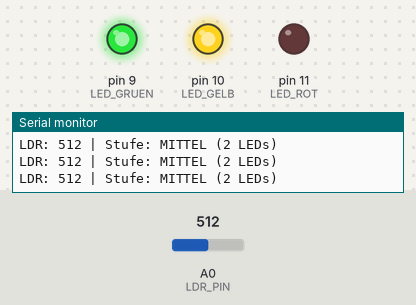
Bench run of a sketch on a simulated Arduino Uno, built with avr-gcc and run on an emulated ATmega328P. Shown: output pins drawn as LEDs (lit = HIGH), the last lines printed to the serial monitor. The test bench sets the inputs (shaded band); at power-on: A0 (LDR_PIN) = 512.

Above: at 1.2 s.
1.3 s: A0 (LDR_PIN) set to 410
2.8 s: A0 (LDR_PIN) set to 387
At 3.9 s:
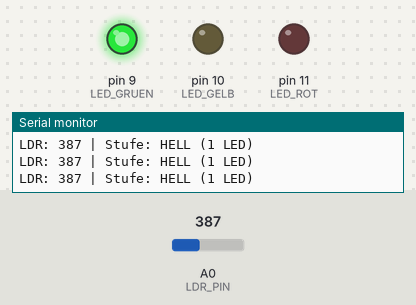
4.5 s: A0 (LDR_PIN) set to 710
At 5.2 s:
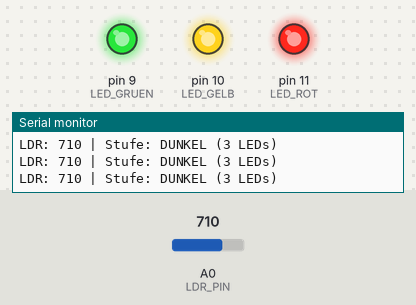
6.0 s: A0 (LDR_PIN) set to 691
At 6.4 s:
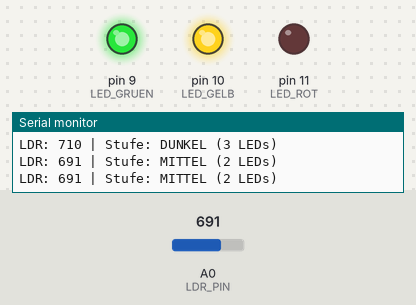
7.5 s: A0 (LDR_PIN) set to 716
At 8.9 s:
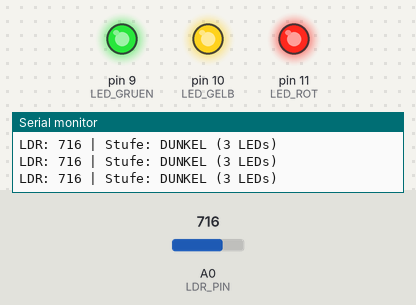
Timing chart, 0 to 10.0 s (numbered marks = the images above; inputs shaded):
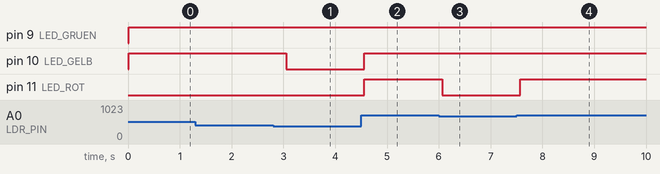

The sketch:

challenge1_stufen.ino
```cpp
// Challenge 1: Helligkeitsstufen mit 3 LEDs
// Zeigt 3 Stufen: dunkel (3 LEDs), mittel (2 LEDs), hell (1 LED)

const int LDR_PIN = A0;       // Lichtsensor an A0
const int LED_GRUEN = 9;      // Gruen = hell (PWM)
const int LED_GELB = 10;      // Gelb = mittel (PWM)
const int LED_ROT = 11;       // Rot = dunkel (PWM)

// Schwellwerte fuer die drei Stufen
const int SCHWELLE_MITTEL = 400;  // Ab hier: mittel dunkel
const int SCHWELLE_DUNKEL = 700;  // Ab hier: sehr dunkel

void setup() {
  pinMode(LED_GRUEN, OUTPUT);
  pinMode(LED_GELB, OUTPUT);
  pinMode(LED_ROT, OUTPUT);

  Serial.begin(9600);
  Serial.println("Lichtsensor Stufenanzeige gestartet!");
  Serial.println("Gruen = hell, Gelb = mittel, Rot = dunkel");
}

void loop() {
  // LDR auslesen (0 = hell, 1023 = dunkel)
  int wert = analogRead(LDR_PIN);

  // Alle LEDs zuerst aus
  digitalWrite(LED_GRUEN, LOW);
  digitalWrite(LED_GELB, LOW);
  digitalWrite(LED_ROT, LOW);

  // Stufe bestimmen und LEDs entsprechend einschalten
  String stufe;

  if (wert < SCHWELLE_MITTEL) {
    // Hell: nur gruene LED an
    digitalWrite(LED_GRUEN, HIGH);
    stufe = "HELL (1 LED)";
  }
  else if (wert < SCHWELLE_DUNKEL) {
    // Mittel: gruene und gelbe LED an
    digitalWrite(LED_GRUEN, HIGH);
    digitalWrite(LED_GELB, HIGH);
    stufe = "MITTEL (2 LEDs)";
  }
  else {
    // Dunkel: alle drei LEDs an
    digitalWrite(LED_GRUEN, HIGH);
    digitalWrite(LED_GELB, HIGH);
    digitalWrite(LED_ROT, HIGH);
    stufe = "DUNKEL (3 LEDs)";
  }

  // Ausgabe am Serial Monitor
  Serial.print("LDR: ");
  Serial.print(wert);
  Serial.print(" | Stufe: ");
  Serial.println(stufe);

  delay(300);
}
```

Measured:
- the behaviour switches between 400 and 399 on A0 (LDR_PIN) (found by bisection; images 0 and 1)
- the behaviour switches between 700 and 699 on A0 (LDR_PIN) (found by bisection; images 2 and 3)
- after the input at 2.8 s, pin 10 (LED_GELB): HIGH → LOW after 0.26 s
- after the input at 4.5 s, pin 10 (LED_GELB), pin 11 (LED_ROT): LOW → HIGH after 0.06 s
- after the input at 6.0 s, pin 11 (LED_ROT): HIGH → LOW after 0.06 s
- after the input at 7.5 s, pin 11 (LED_ROT): LOW → HIGH after 0.07 s
